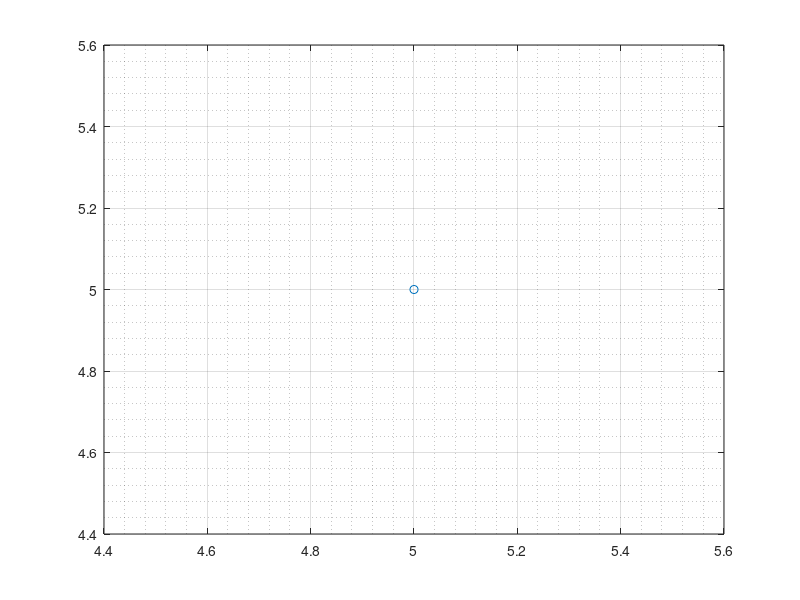

The MATLAB source for this figure:
#EulerSimple

clear all; clc; close all; 
h = input('N�mero de paso: '); 
t0 = input('t inicial: ');  
y0 = input('y inicial: '); 
tf = input('Valor a especializar: '); 
F = @(y,t) ((t-y)/2); #Funcion 
tv = t0:h:tf #Valores de t como vector.
yv(1) = y0; 

for i=1:length(tv)  
  yv(i+1) = yv(i) + h*F(yv(i),tv(i));
end

yv(1) = []; 
disp('Valores de t: ')
disp(tv) 
disp('Valores de y: ')
disp(yv) 
plot(tv,yv,'-o')
grid(gca,'minor')
grid on